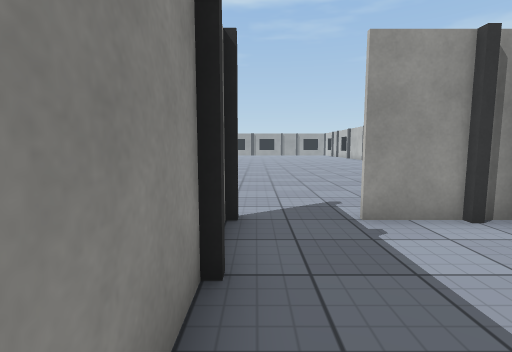
view 1 (above)

24 first-person views from a walk through a 3-D level made in the Unity game engine. The camera is 1.2 m above the floor, tilts 6° down and sees 85° across. The floor is counted in squares, 1 m on a side. Each view is taken from the middle of a square. On the plan, view 1 faces up. The plan holds only what a view shows up to about 13 squares ahead; the rest is blank. The place goes on beyond the plan. The player is left out. Some animated figures are left out. Surface patterns are stand-ins for the level's own textures.

view 2
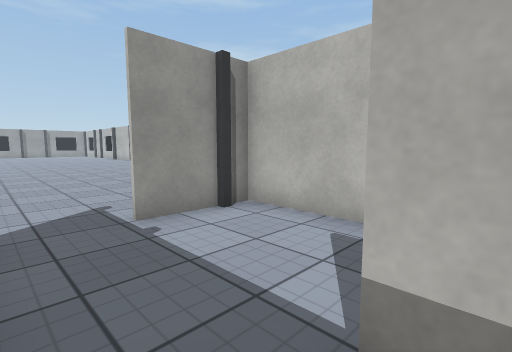

view 3
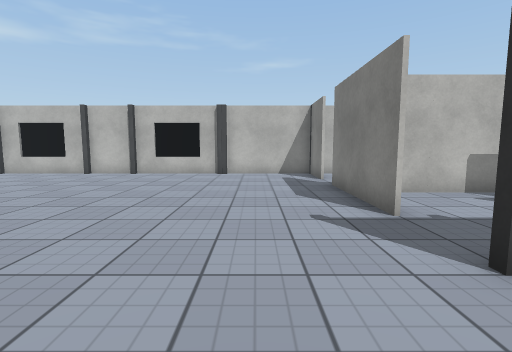

view 4
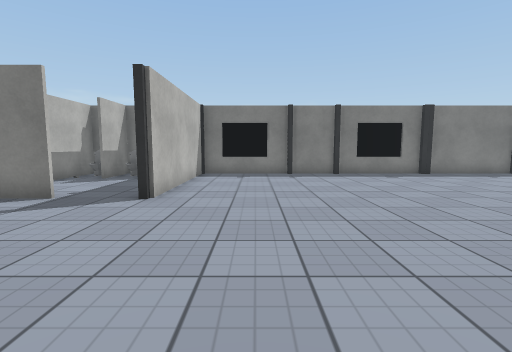

view 5
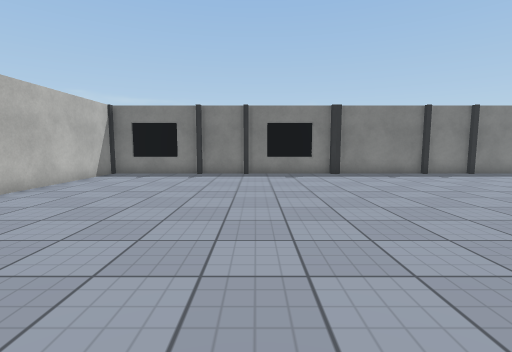

view 6
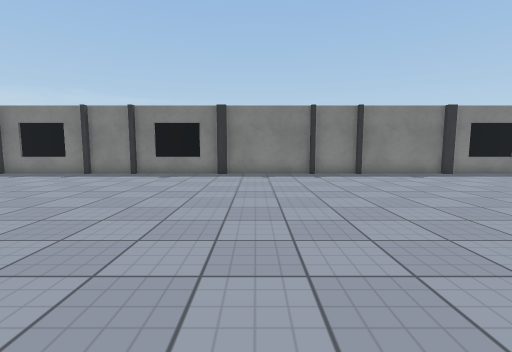

view 7
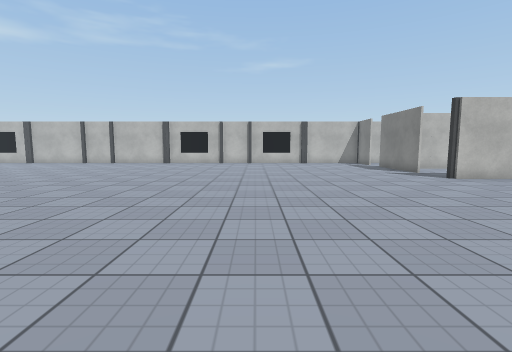

view 8
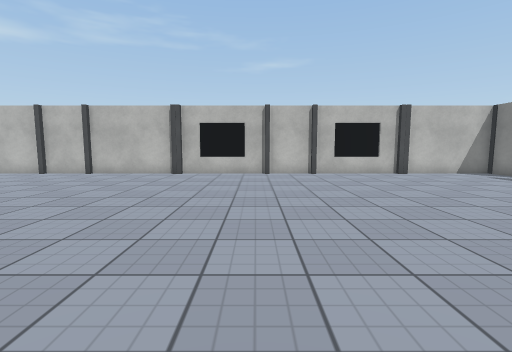

view 9
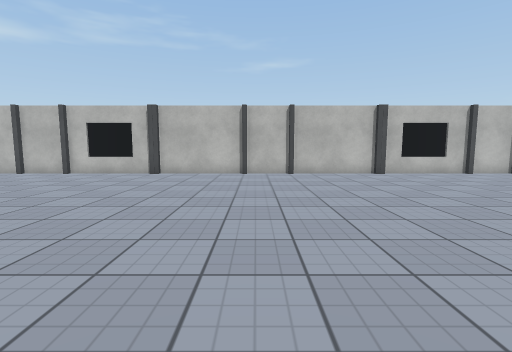

view 10
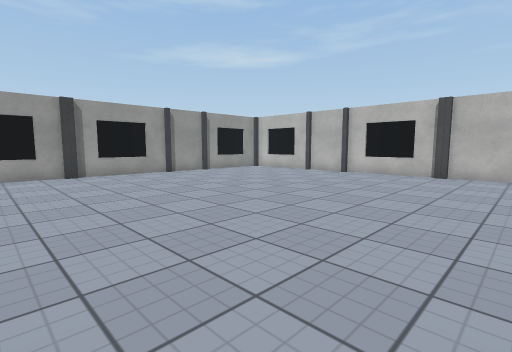

view 11
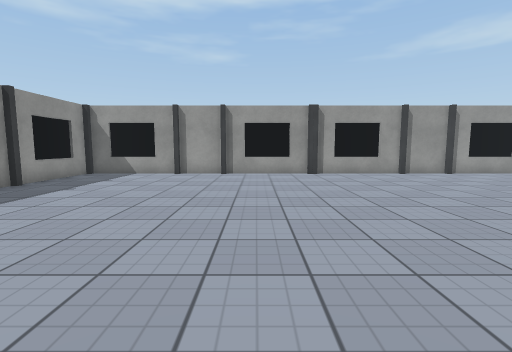

view 12
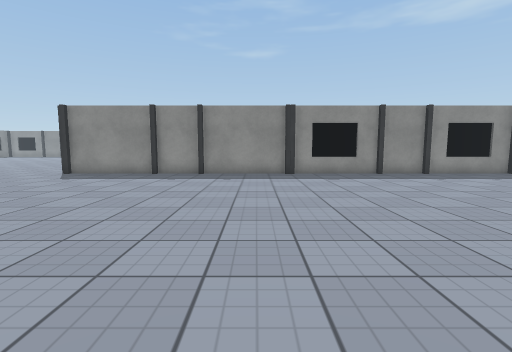

view 13
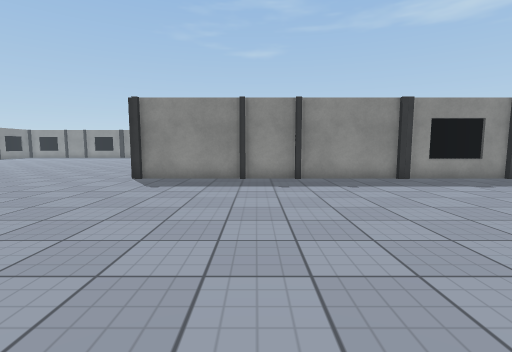

view 14
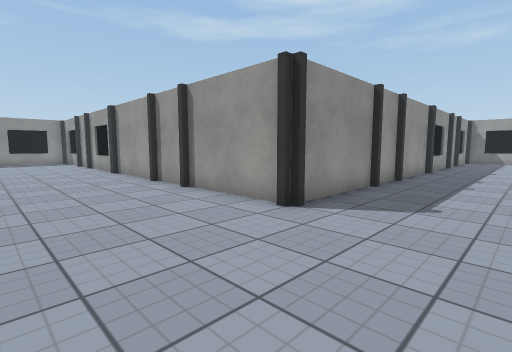

view 15
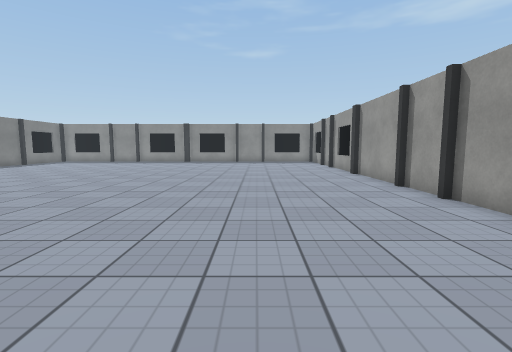

view 16
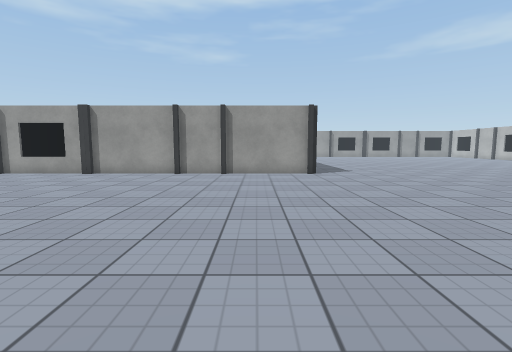

view 17
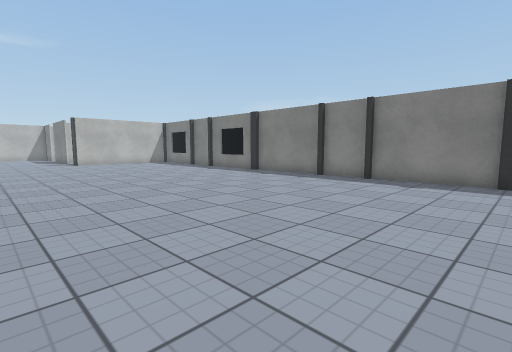

view 18
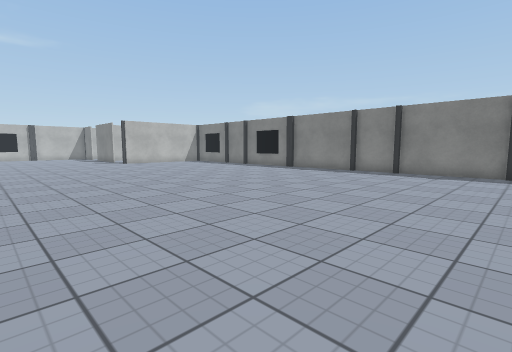

view 19
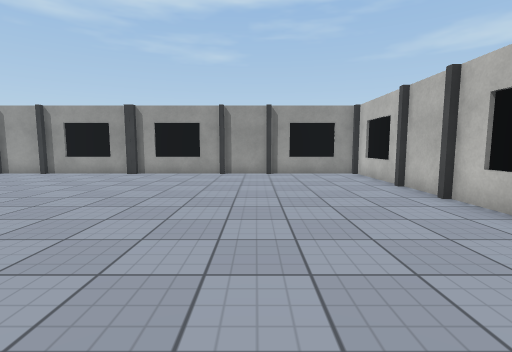

view 20
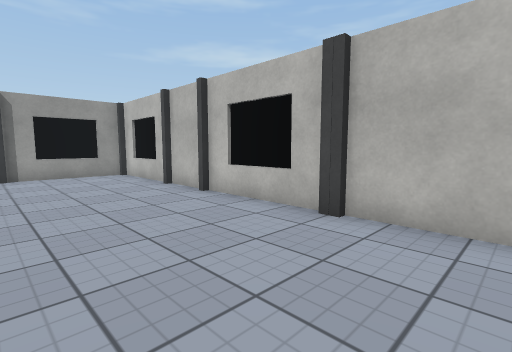

view 21
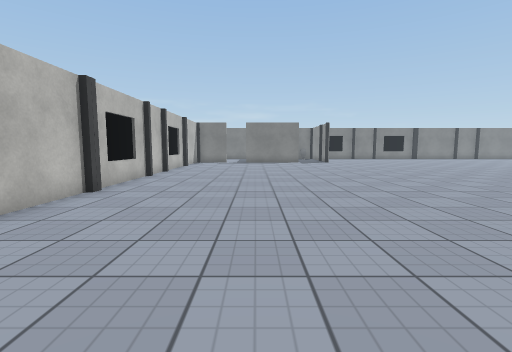

view 22
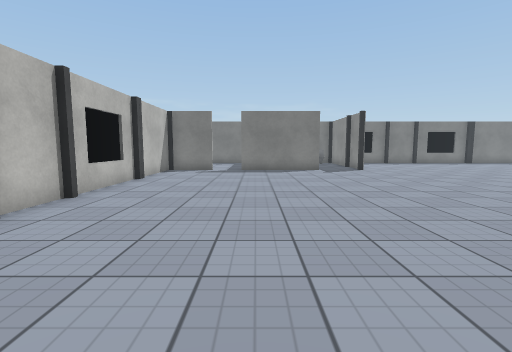

view 23
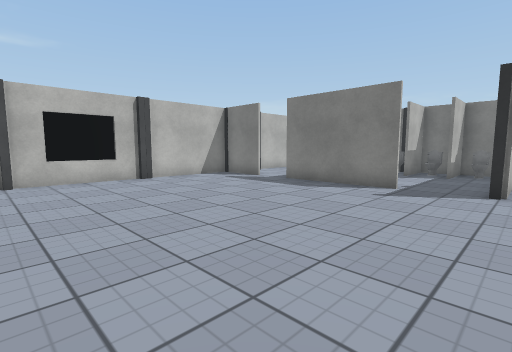

view 24
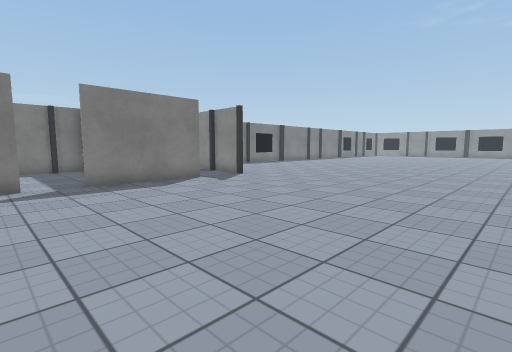

### Floor plan
Ten units are one square. View 1 is at (0, 0); x grows to the right and y downward. Boxes are objects, and circles mark ways between rooms. Rooms are numbered by the first view taken in them; rooms with no view inside come last. Other rooms are left out.
<svg viewBox="-220 -400 320 420">
<path fill="none" stroke="#000" d="M-5 -25 -5 -5M12 6 12 -6M35 -45 18 -45M43 0 43 -35M-5 -45 -5 -40M16 -46 56 -46M71 -46 93 -46M-6 5 -6 -45M95 -35 95 -384M85 -385 -105 -385 -105 -185 -215 -185M-215 15 -6 15M43 15 43 0M16 15 27 15 27 -6M49 15 68 15M1 15 12 15 12 6"/>
<rect x="-5" y="-35" width="10" height="10" fill="#bbb"><title>pillar</title></rect>
<rect x="25" y="-45" width="20" height="10" fill="#bbb"><title>pillar</title></rect>
<rect x="-215" y="5" width="10" height="10" fill="#bbb"><title>pillar</title></rect>
<rect x="-215" y="-185" width="10" height="10" fill="#bbb"><title>pillar</title></rect>
<rect x="-205" y="5" width="10" height="10" fill="#bbb"><title>pillar</title></rect>
<rect x="-205" y="-185" width="10" height="10" fill="#bbb"><title>pillar</title></rect>
<rect x="-175" y="5" width="10" height="10" fill="#bbb"><title>pillar</title></rect>
<rect x="-165" y="-185" width="10" height="10" fill="#bbb"><title>pillar</title></rect>
<rect x="-155" y="5" width="10" height="10" fill="#bbb"><title>pillar</title></rect>
<rect x="-145" y="-185" width="10" height="10" fill="#bbb"><title>pillar</title></rect>
<rect x="-115" y="5" width="10" height="10" fill="#bbb"><title>pillar</title></rect>
<rect x="-115" y="-185" width="10" height="10" fill="#bbb"><title>pillar</title></rect>
<rect x="-105" y="5" width="10" height="10" fill="#bbb"><title>pillar</title></rect>
<rect x="-105" y="-195" width="10" height="10" fill="#bbb"><title>pillar</title></rect>
<rect x="-105" y="-235" width="10" height="10" fill="#bbb"><title>pillar</title></rect>
<rect x="-105" y="-255" width="10" height="10" fill="#bbb"><title>pillar</title></rect>
<rect x="-105" y="-285" width="10" height="10" fill="#bbb"><title>pillar</title></rect>
<rect x="-105" y="-295" width="10" height="10" fill="#bbb"><title>pillar</title></rect>
<rect x="-105" y="-325" width="10" height="10" fill="#bbb"><title>pillar</title></rect>
<rect x="-105" y="-355" width="10" height="10" fill="#bbb"><title>pillar</title></rect>
<rect x="-105" y="-385" width="10" height="10" fill="#bbb"><title>pillar</title></rect>
<rect x="-75" y="5" width="10" height="10" fill="#bbb"><title>pillar</title></rect>
<rect x="-75" y="-385" width="10" height="10" fill="#bbb"><title>pillar</title></rect>
<rect x="-55" y="5" width="10" height="10" fill="#bbb"><title>pillar</title></rect>
<rect x="-45" y="-385" width="10" height="10" fill="#bbb"><title>pillar</title></rect>
<rect x="-15" y="5" width="10" height="10" fill="#bbb"><title>pillar</title></rect>
<rect x="-15" y="-385" width="10" height="10" fill="#bbb"><title>pillar</title></rect>
<rect x="-5" y="-55" width="10" height="10" fill="#bbb"><title>pillar</title></rect>
<rect x="-5" y="-385" width="10" height="10" fill="#bbb"><title>pillar</title></rect>
<rect x="25" y="-385" width="10" height="10" fill="#bbb"><title>pillar</title></rect>
<rect x="55" y="-385" width="10" height="10" fill="#bbb"><title>pillar</title></rect>
<rect x="85" y="-85" width="10" height="10" fill="#bbb"><title>pillar</title></rect>
<rect x="85" y="-95" width="10" height="10" fill="#bbb"><title>pillar</title></rect>
<rect x="85" y="-125" width="10" height="10" fill="#bbb"><title>pillar</title></rect>
<rect x="85" y="-145" width="10" height="10" fill="#bbb"><title>pillar</title></rect>
<rect x="85" y="-185" width="10" height="10" fill="#bbb"><title>pillar</title></rect>
<rect x="85" y="-195" width="10" height="10" fill="#bbb"><title>pillar</title></rect>
<rect x="85" y="-225" width="10" height="10" fill="#bbb"><title>pillar</title></rect>
<rect x="85" y="-245" width="10" height="10" fill="#bbb"><title>pillar</title></rect>
<rect x="85" y="-285" width="10" height="10" fill="#bbb"><title>pillar</title></rect>
<rect x="85" y="-295" width="10" height="10" fill="#bbb"><title>pillar</title></rect>
<rect x="85" y="-325" width="10" height="10" fill="#bbb"><title>pillar</title></rect>
<rect x="85" y="-345" width="10" height="10" fill="#bbb"><title>pillar</title></rect>
<rect x="85" y="-385" width="10" height="10" fill="#bbb"><title>pillar</title></rect>
<rect x="85" y="-395" width="10" height="10" fill="#bbb"><title>other object</title></rect>
<rect x="5" y="5" width="10" height="10" fill="#bbb"><title>toilet</title></rect>
<rect x="15" y="5" width="10" height="10" fill="#bbb"><title>toilet</title></rect>
<rect x="35" y="5" width="10" height="10" fill="#bbb"><title>toilet</title></rect>
<rect x="45" y="5" width="20" height="10" fill="#bbb"><title>pillar</title></rect>
<circle cx="25" cy="-50" r="3" fill="#2a7"/>
<circle cx="0" cy="0" r="3" fill="#2a7"/>
<text x="20" y="-20">1</text>
<text x="-40" y="-170">2</text>
<text x="30" y="10">3</text>
</svg>
Room 1 opens to room 2. Room 1 opens to room 3.

Where each view was taken, in squares from view 1:
view 1: 0 up, 0 right, facing up
view 2: 0 up, 0 right, facing up-right
view 3: 7 up, 3 left, facing right
view 4: 11 up, 3 left, facing down
view 5: 11 up, 7 left, facing down
view 6: 11 up, 12 left, facing down
view 7: 12 up, 11 left, facing right
view 8: 15 up, 3 left, facing right
view 9: 24 up, 3 left, facing right
view 10: 26 up, 3 left, facing up-right
view 11: 26 up, 3 left, facing up
view 12: 27 up, 2 right, facing left
view 13: 23 up, 0 right, facing left
view 14: 14 up, 7 left, facing up-left
view 15: 14 up, 8 left, facing left
view 16: 6 up, 13 left, facing up
view 17: 9 up, 21 left, facing down-right
view 18: 12 up, 21 left, facing down-right
view 19: 26 up, 5 right, facing up
view 20: 26 up, 5 right, facing up-right
view 21: 26 up, 5 right, facing down
view 22: 19 up, 5 right, facing down
view 23: 13 up, 1 left, facing down-right
view 24: 14 up, 8 right, facing down-left
